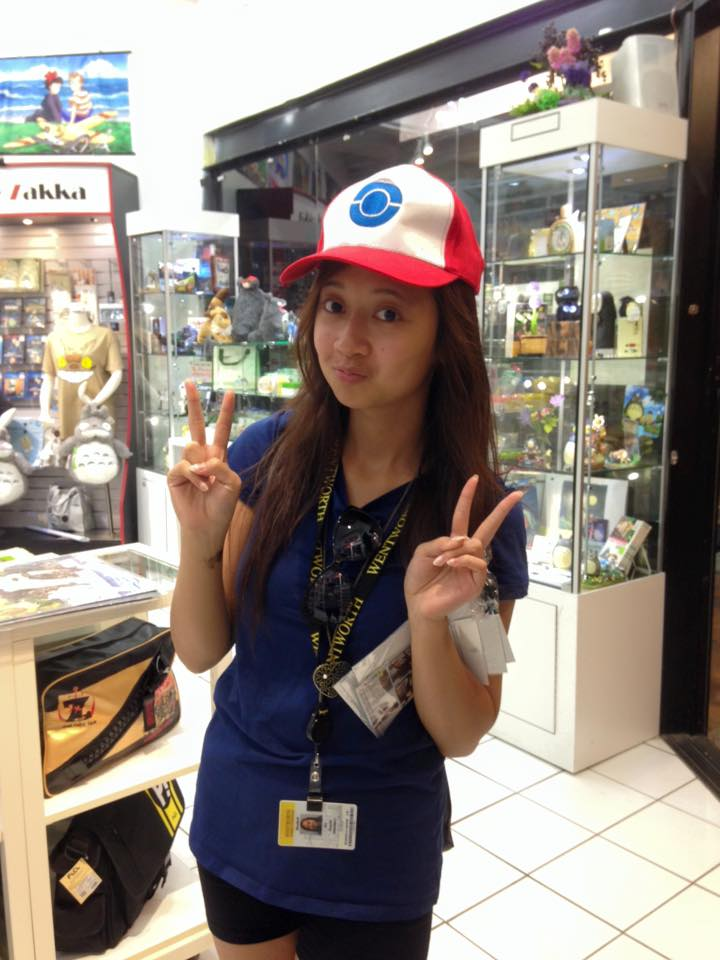
#> input picture datasets/originals (not enhanced)/An_Huynh/An_Huynh_0001.jpg, 720 x 960 px, given in place of the camera
$ python objectDetectionTest.py
#> lines starting #> are read from the running program, lines starting #| are printed output that depends on the picture
#> further down, frame is the input picture: shape (960, 720, 3); mean B, G, R 125.8, 133.5, 144
import os
import facenet_recognition
import cv2
import shutil
import sys
from matplotlib import pyplot as plt
from io import StringIO
import numpy as np

class ListStream:
    def __init__(self):
        self.data = []

    def write(self, s):
        self.data.append(s)

# Image processing method 1 - USING
def increase_brightness(img, value = 30):
#> called with value = 30
    hsv = cv2.cvtColor(img, cv2.COLOR_BGR2HSV)
#> hsv: shape (960, 720, 3); mean H, S, V 58.2, 64.2, 149.2
    h, s, v = cv2.split(hsv)
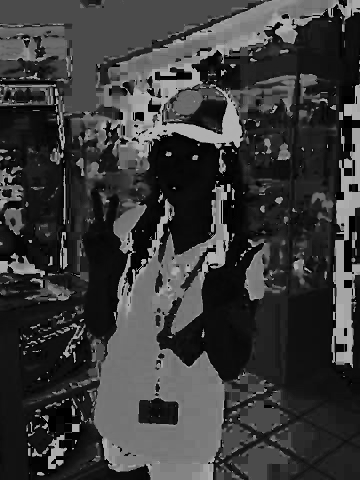
#> h: shape (960, 720) (shown at 1/2 size); min 0, max 179, mean 58.2
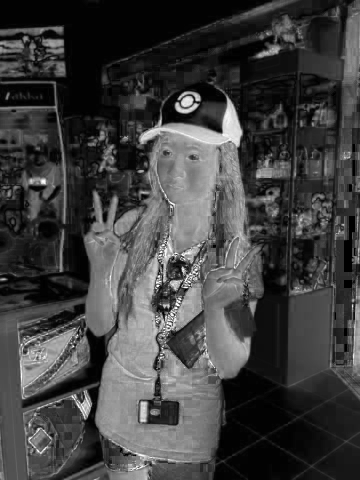
#> s: shape (960, 720) (shown at 1/2 size); min 0, max 255, mean 64.2
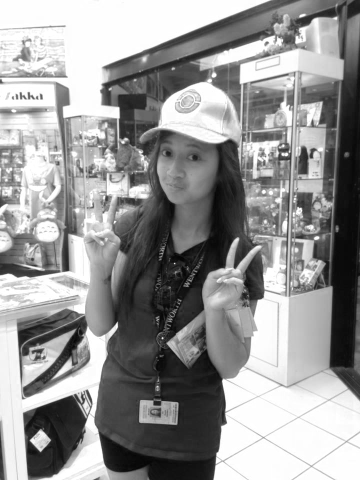
#> v: shape (960, 720) (shown at 1/2 size); min 0, max 255, mean 149.2

    lim = 255 - value
    v[v > lim] = 255
    v[v <= lim] += value
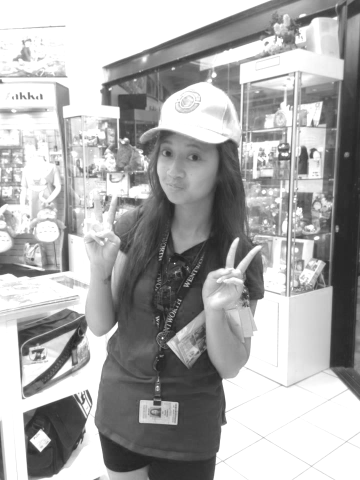
#> v: shape (960, 720) (shown at 1/2 size); min 30, max 255, mean 171.9

    final_hsv = cv2.merge((h, s, v))
#> final_hsv: shape (960, 720, 3); mean H, S, V 58.2, 64.2, 171.9
    img = cv2.cvtColor(final_hsv, cv2.COLOR_HSV2BGR)
    return img
# Image processing method 2 - TESTING
# [10 lines left out: function histEq, not called in this run]

# turn off stdout because facenet has so many messages...
old_stdout = sys.stdout

sys.stdout = mystdout = StringIO()

# declare threshold for accuracy
threshold = 0.4

# Check system to load directory
if os.name == "nt":
    slash = "\\"  # windows
else:
    slash = "/"  # unix

# declare data paths
dataDir = (".." + "%s" + "datasets" + "%s") % (slash, slash)

originalData = (dataDir + "%s" + "originals") % (slash)

trainData = (dataDir + "%s" + "train") % (slash)
trainDataAligned = (dataDir + "%s" + "train_aligned") % (slash)

testData = (dataDir + "%s" + "test") % (slash)
testDataAligned = (dataDir + "%s" + "test_aligned") % (slash)

capData = (dataDir + "%s" + "cap") % (slash)
capDataAligned = (dataDir + "%s" + "cap_aligned") % (slash)

# declare model and classifier path
modelDir = (".." + "%s" + "models" + "%s") % (slash, slash)
model = modelDir + "20180408-102900.pb"
classifier = modelDir + "classifier.pkl"
test_classifier_type = "svm"  # type of model either svm or nn
weight = modelDir + "model_small.yaml"  # local store weights

# Store photo taken from webcam
saved = ("%s" + "%s" + "cap" + "%s" + "%s") % (capData, slash, slash, "capture.jpg")

'''
# if aligned folders exist, delete it, and then recreate
if os.path.isdir(trainDataAligned):
	shutil.rmtree(trainDataAligned)
os.makedirs(trainDataAligned)
print(trainDataAligned + "created")

if os.path.isdir(testDataAligned):
	shutil.rmtree(testDataAligned)
os.makedirs(testDataAligned)
print(testDataAligned + "created")

if os.path.isdir(capDataAligned):
	shutil.rmtree(capDataAligned)
os.makedirs(capDataAligned)
print(capDataAligned + "created")


# align train dataset
facenet_recognition.align_input(trainData, trainDataAligned)
print("Train data aligned")

# train classifier from trainAligned
facenet_recognition.create_classifier(trainDataAligned, model, classifier, weight, test_classifier_type)
print("Classifier trained")

# align data in test
facenet_recognition.align_input(testData, testDataAligned)
#redirect output from testing classifier to variable
sys.stdout = output = ListStream()

# test classifier
facenet_recognition.test_classifier(
            testDataAligned, model, classifier, weight, test_classifier_type)

# parse last output -> [first, last, accuracy]
result = result = output.data[-4].split(" ")[-3:]
name = "%s_%s" % (result[0], result[1].replace(":", ""))

# turn on stdout
sys.stdout = old_stdout

print("%s %s" % (name, result[-1]))


'''

# AN- FACE DETECTION WITH HAAR CASCADE
face_cascade = cv2.CascadeClassifier('haarcascade_frontalface_default.xml')

# load webcam
cap = cv2.VideoCapture(0)
cap.set(cv2.CAP_PROP_FRAME_WIDTH, 800)
cap.set(cv2.CAP_PROP_FRAME_HEIGHT, 600)

while (cap.isOpened()):

    # display stream - capture frame by frame
    ret, frame = cap.read()
    # brighten input so facenet can detect face better
    bframe = increase_brightness(frame)

    # AN- FACE DETECTION WITH HAAR CASCADE
    gray = cv2.cvtColor(bframe, cv2.COLOR_BGR2GRAY)
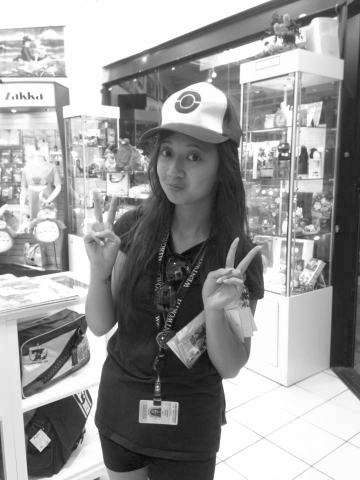
#> gray: shape (960, 720) (shown at 1/2 size); min 4, max 255, mean 154.2
    # detectMultiScale() returns a rectangle with coordinates (x,y,w,h) around detected face
    faces = face_cascade.detectMultiScale(gray, 1.3, 5)
#> faces = [[61, 416, 67, 67]]

    # Display text to bframe in opencv if no face detected
    if (len(faces) != 1):
        font = cv2.FONT_HERSHEY_SIMPLEX
        cv2.putText(bframe, 'ADJUST FACE PLEASE', (20, 250), font, 1, (0, 0, 255), 3, cv2.LINE_AA)

    # AN - Draw bounding box
    for(x,y,w,h) in faces:
        cv2.rectangle(bframe, (x, y), (x+w, y+h), (255, 0, 0), 2)
#> this loop made 1 pass
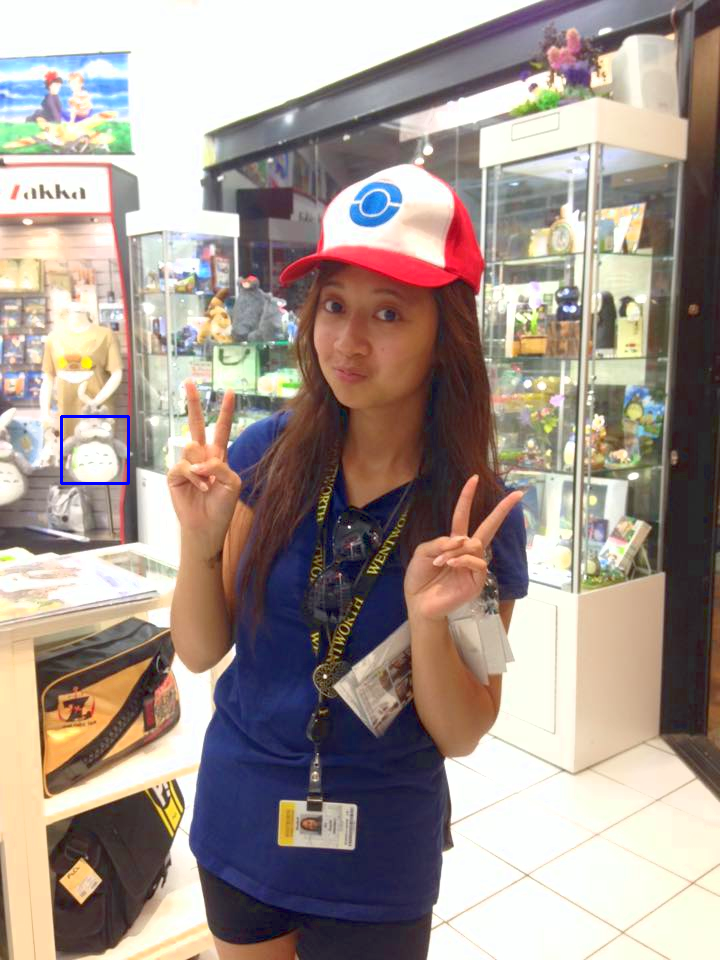
#> bframe: shape (960, 720, 3); mean B, G, R 143.5, 150.8, 164.4

    # AN - Display results
    cv2.imshow('Bounding Box', bframe)

    # listen for keypress
    c = cv2.waitKey(1) % 256
#> (key q is pressed here)

    # if 'c' is pressed - ord() returns integer representation of character
    # MAKE SURE USER CAN'T TAKE SCREENSHOT IF NO BOUNDING BOX
    if (c == ord('c') and len(faces) == 1):
        # delete from capDataAligned
        alignedCapPic = (capDataAligned + "%s" + "cap" + "%s" + "capture.png") % (slash, slash)
        if os.path.isfile(alignedCapPic):
            os.remove(alignedCapPic)

        # save input in capData
        cv2.imwrite(saved, bframe)

        # align captured frame from capData to capDataAligned
        # Take image from cap/cap, align, and save to cap_aligned/cap
        facenet_recognition.align_input(capData, capDataAligned)

        # redirect output from testing classifier to a variable
        sys.stdout = output = ListStream()

        # check if an aligned picture was generated
        if os.path.isfile(alignedCapPic):
            # AN- Image captured from webcam
            capturedFrame = cv2.imread(saved, cv2.IMREAD_COLOR)

            # AN- Convert above image to gray just for processing
            capturedFrame_Gray = cv2.cvtColor(capturedFrame, cv2.COLOR_BGR2GRAY)
            cv2.imshow("ORIGINAL CAPTURED", capturedFrame)

            # AN- alignedImage = "Template to compare with" - grayscaled
            alignedImage = cv2.imread(alignedCapPic, 0)
            cv2.imshow("ALIGNED", alignedImage)

            # AN - FIND WHERE capturedFrame and alignedImage are the same
            h, w = alignedImage.shape
            res = cv2.matchTemplate(capturedFrame_Gray, alignedImage, cv2.TM_CCOEFF_NORMED)
            thresholdFace = 0.80
            # Returns array where fits requirement
            loc = np.where(res >= thresholdFace)

            # AN - DRAW a rectangle on capturedFrame where it is found
            for pt in zip(*loc[::-1]):
                cv2.rectangle(capturedFrame, pt, (pt[0]+w, pt[1]+h), (0, 0, 255), 15)
            cv2.imshow("FACE DETECTION", capturedFrame)

            # test classifier with captured frame
            facenet_recognition.test_classifier(
                capDataAligned, model, classifier, weight, test_classifier_type)

            # parse last output -> [first, last, accuracy]
            result = output.data[-4].split(" ")[-3:]

            # turn on stdout to print out result
            sys.stdout = old_stdout

            # higher than threshold = open original image and window name -> person's name
            # lower than certain threshold = "unknown" and do not open any image
            if (float)(result[-1]) > threshold:
                # Get name of person identified and use this to get name from originals directory
                name = "%s_%s" % (result[0], result[1].replace(":", ""))
                print(name)

                # close window if already exists
                if name != "":
                    cv2.destroyWindow(name)

                # get picture from db
                im = cv2.imread((originalData + "%s" + "%s" + "%s" + "%s_0001.jpg") % (slash, name, slash, name),
                                cv2.IMREAD_COLOR);
                height, width, dim = im.shape

                maxHeight = 600
                scale = maxHeight / height

                newHeight = (int)(height * scale)
                newWidth = (int)(width * scale)

                # show picture
                cv2.namedWindow(name, cv2.WINDOW_NORMAL)
                cv2.resizeWindow(name, newWidth, newHeight)
                cv2.imshow(name, im)
            else:
                print("Unknown")

    # 'q' = exit
    elif c == ord('q'):
        break

    sys.stdout = mystdout = StringIO()

# release resources
cap.release()
cv2.destroyAllWindows()

print("Exit")

$ run again, on datasets/originals (not enhanced)/An_Huynh/An_Huynh_0002.jpg
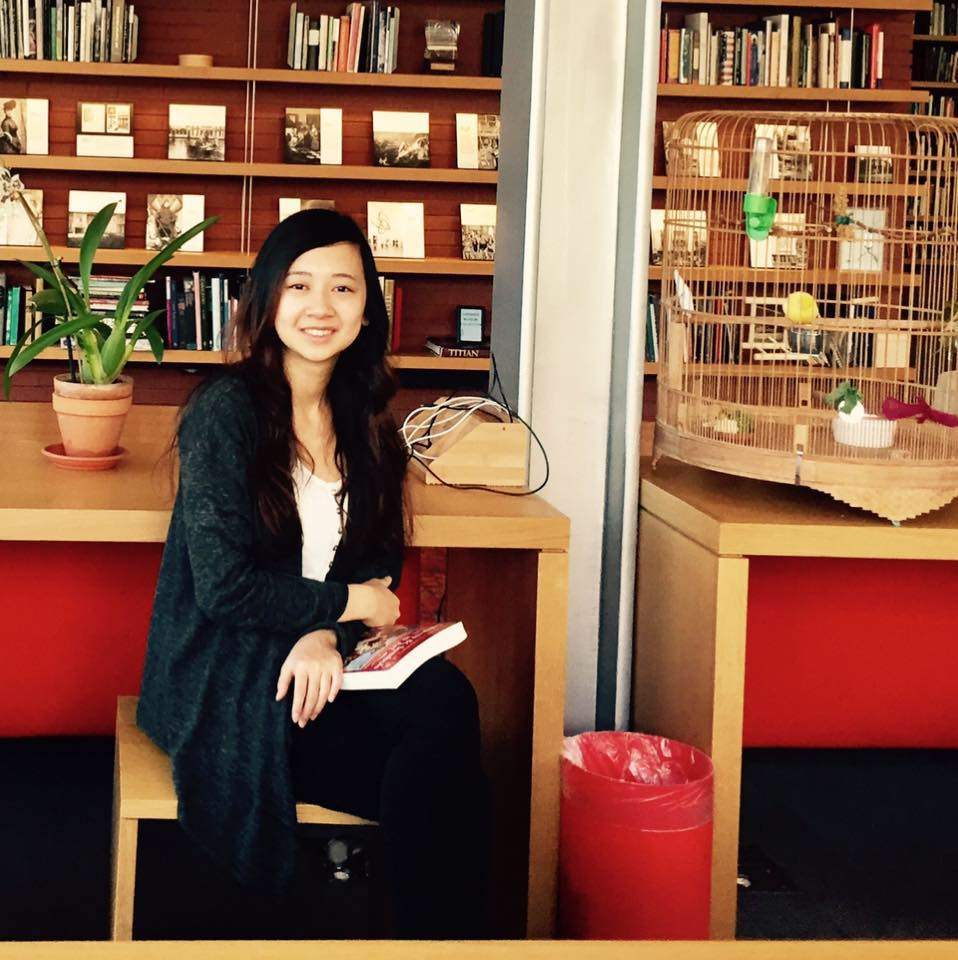
#> input picture datasets/originals (not enhanced)/An_Huynh/An_Huynh_0002.jpg, 958 x 960 px, given in place of the camera
#> frame is the input picture: shape (960, 958, 3); mean B, G, R 65.8, 85.7, 126.5
#> hsv: shape (960, 958, 3); mean H, S, V 50.2, 139.8, 129
#> final_hsv: shape (960, 958, 3); mean H, S, V 50.2, 139.8, 156.7
#> `gray = cv2.cvtColor(bframe, cv2.COLOR_BGR2GRAY)`:
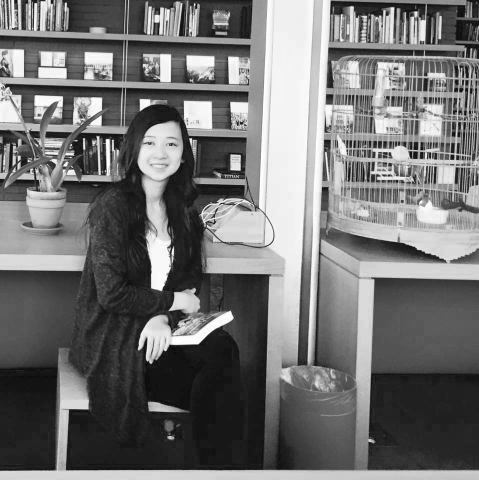
#> gray: shape (960, 958) (shown at 1/2 size); min 4, max 255, mean 113.9
#> faces = [[269, 248, 106, 106]]
#> the loop `for(x,y,w,h) in faces:` made 1 pass
#> after the loop `for(x,y,w,h) in faces:`:
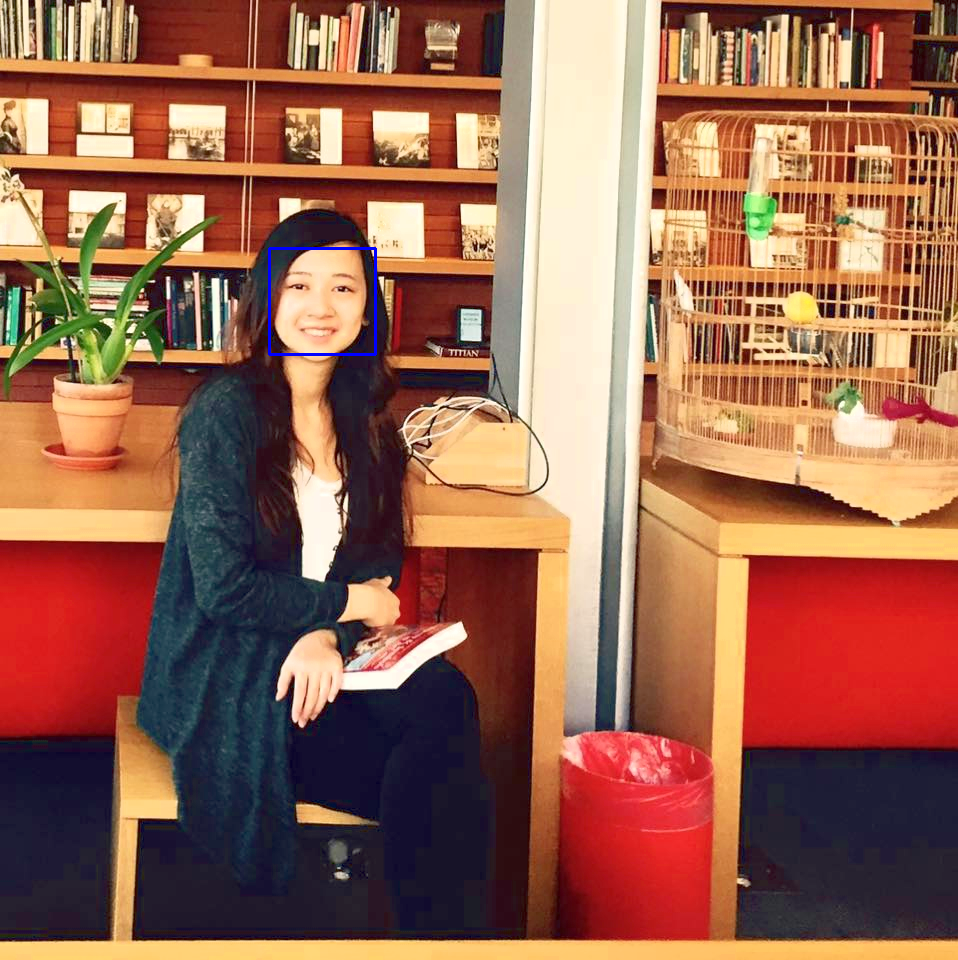
#> bframe: shape (960, 958, 3); mean B, G, R 80.7, 101, 151.4
